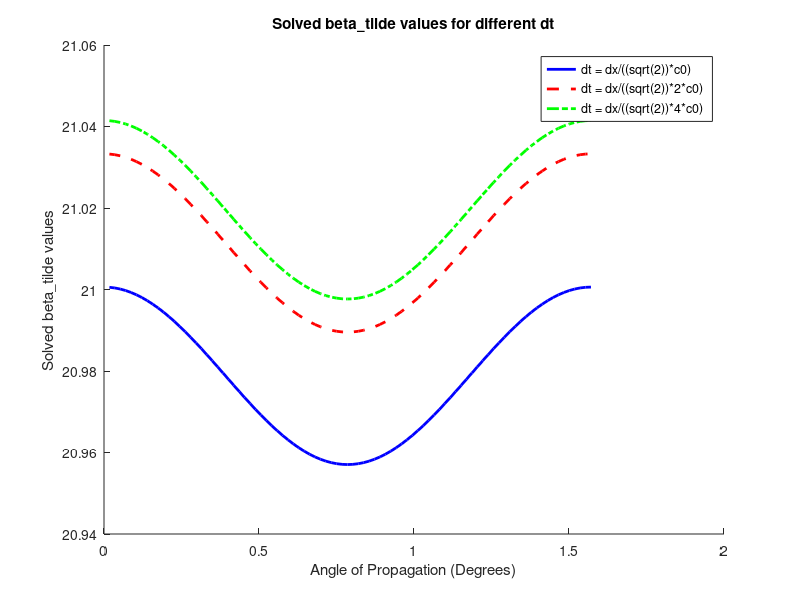

Recreate this plot in MATLAB.
clear; clc;

% Parameters
mu = 4*pi*1e-7; eps = 8.853e-12; c0 = 1/sqrt(mu*eps);
f = 1e9; lambda = c0/f; omega = 2*pi*f;
dx = lambda/20;
dy = lambda/20; % Cell sizes (λ/20)

% Different dt values
dt1 = dx/((sqrt(2))*c0); % Original dt
dt2 = dx/((sqrt(2))*2*c0); % dt = dx/((sqrt(2))*2*c0)
dt3 = dx/((sqrt(2))*4*c0); % dt = dx/((sqrt(2))*4*c0)

sinw = 0;
sinbetax = 0;
sinbetay = 0;
angles = 1:90; % Angle of propagation in degrees
beta_initial = omega/c0;
beta_tilde = beta_initial;

% Plot for different dt values
figure;
hold on;

for i = 1:90
    sinw = sin((omega*(dt1/2)))/(dt1/2);
    func = @(beta_tilde) ((mu*eps*((sinw)^2))-((sin((beta_tilde*cos(i*pi/180))*(dx/2))/(dx/2))^2) -((sin((beta_tilde*sin(i*pi/180))*(dy/2))/(dy/2))^2));
    beta_tilde = fsolve(func, beta_initial);
    beta_tilde_int1(i) = beta_tilde;
end
plot(angles*pi/180, beta_tilde_int1, 'b-', 'LineWidth', 2, 'DisplayName', 'dt = dx/((sqrt(2))*c0)');

for i = 1:90
    sinw = sin((omega*(dt2/2)))/(dt2/2);
    func = @(beta_tilde) ((mu*eps*((sinw)^2))-((sin((beta_tilde*cos(i*pi/180))*(dx/2))/(dx/2))^2) -((sin((beta_tilde*sin(i*pi/180))*(dy/2))/(dy/2))^2));
    beta_tilde = fsolve(func, beta_initial);
    beta_tilde_int2(i) = beta_tilde;
end
plot(angles*pi/180, beta_tilde_int2, 'r--', 'LineWidth', 2, 'DisplayName', 'dt = dx/((sqrt(2))*2*c0)');

for i = 1:90
    sinw = sin((omega*(dt3/2)))/(dt3/2);
    func = @(beta_tilde) ((mu*eps*((sinw)^2))-((sin((beta_tilde*cos(i*pi/180))*(dx/2))/(dx/2))^2) -((sin((beta_tilde*sin(i*pi/180))*(dy/2))/(dy/2))^2));
    beta_tilde = fsolve(func, beta_initial);
    beta_tilde_int3(i) = beta_tilde;
end
plot(angles*pi/180, beta_tilde_int3, 'g-.', 'LineWidth', 2, 'DisplayName', 'dt = dx/((sqrt(2))*4*c0)');

xlabel('Angle of Propagation (Degrees)');
ylabel('Solved beta\_tilde values');
title('Solved beta\_tilde values for different dt');
legend('Location', 'best');
hold off;